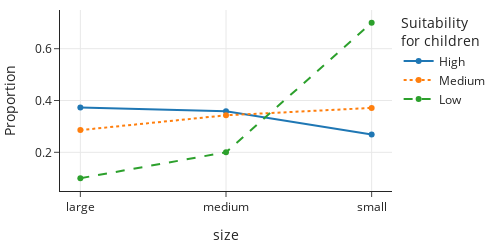

Notebook source saved alongside this figure:
### Markdown cell above
The line plot that follows provides a visualization of these proportions.
There is one "line" (set of connected dots) for each suitability level.
The connected dots give the breakdown of size within a suitability category.
We see that breeds with low suitability for kids are primarily small:

### Code cell
fig = px.line(prop_table_t, y=prop_table_t.columns, 
        x=prop_table_t.index, line_dash='kids',
        markers=True, width=500, height=250)

fig.update_layout(
    yaxis_title="Proportion", 
    legend_title="Suitability <br>for children"
)

### Figure 1 — Plotly figure (JSON) as saved in the notebook; plotly's stock layout.template omitted (floating-point values rounded to 4 significant figures)
{"data": [{"hovertemplate": "kids=High<br>size=%{x}<br>value=%{y}<extra></extra>", "legendgroup": "High", "line": {"color": "#1F77B4", "dash": "solid"}, "marker": {"symbol": "circle"}, "mode": "lines+markers", "name": "High", "orientation": "v", "showlegend": true, "type": "scatter", "x": ["large", "medium", "small"], "xaxis": "x", "y": [0.3731, 0.3582, 0.2687], "yaxis": "y"}, {"hovertemplate": "kids=Medium<br>size=%{x}<br>value=%{y}<extra></extra>", "legendgroup": "Medium", "line": {"color": "#FF7F0E", "dash": "dot"}, "marker": {"symbol": "circle"}, "mode": "lines+markers", "name": "Medium", "orientation": "v", "showlegend": true, "type": "scatter", "x": ["large", "medium", "small"], "xaxis": "x", "y": [0.2857, 0.3429, 0.3714], "yaxis": "y"}, {"hovertemplate": "kids=Low<br>size=%{x}<br>value=%{y}<extra></extra>", "legendgroup": "Low", "line": {"color": "#2CA02C", "dash": "dash"}, "marker": {"symbol": "circle"}, "mode": "lines+markers", "name": "Low", "orientation": "v", "showlegend": true, "type": "scatter", "x": ["large", "medium", "small"], "xaxis": "x", "y": [0.1, 0.2, 0.7], "yaxis": "y"}], "layout": {"height": 250, "legend": {"title": {"text": "Suitability <br>for children"}, "tracegroupgap": 0}, "width": 500, "xaxis": {"anchor": "y", "autorange": true, "domain": [0, 1], "range": [-0.1398, 2.14], "title": {"text": "size"}, "type": "category"}, "yaxis": {"anchor": "x", "autorange": true, "domain": [0, 1], "range": [0.05058, 0.7494], "title": {"text": "Proportion"}, "type": "linear"}}}
